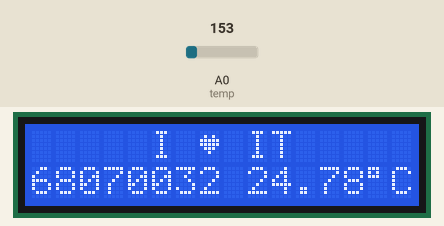
This sketch was run on a simulated Arduino Uno, built with avr-gcc and run on an emulated ATmega328P. Parts: 16×2 character LCD. The test bench sets the inputs (shaded band); at power-on: A0 (temp) = 153.

Above: at 1.2 s.
1.3 s: A0 (temp) set to 133
At 2.8 s:
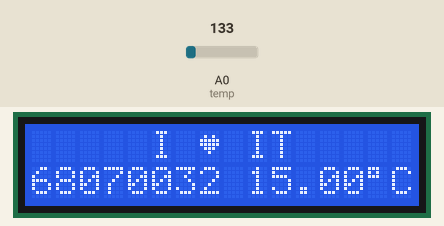
3.1 s: A0 (temp) set to 116
At 4.3 s:
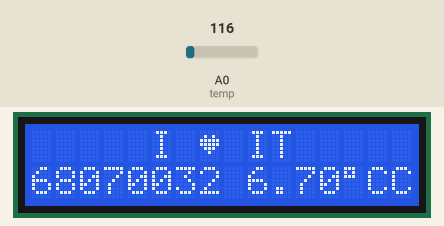
4.6 s: A0 (temp) set to 165
At 6.2 s:
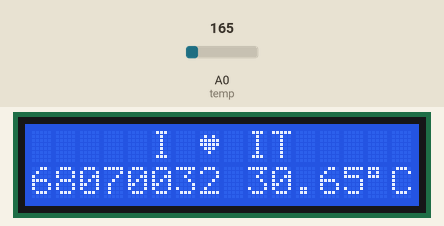
Timing chart, 0 to 7.7 s (numbered marks = the images above; inputs shaded):
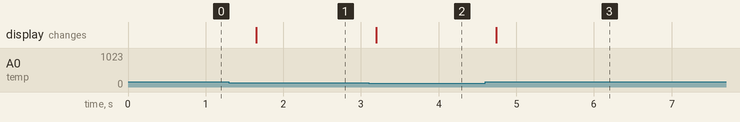

Measured:
- the behaviour switches between 123 and 122 on A0 (temp) (found by bisection; images 1 and 2)
- after the input at 1.3 s, the display: changes after 0.35 s (image 1)
- after the input at 3.1 s, the display: changes after 0.10 s (image 2)
- after the input at 4.6 s, the display: changes after 0.14 s (image 3)

The sketch:

IT.ino
```cpp
#include <LiquidCrystal_I2C.h>
//
LiquidCrystal_I2C lcd(0x27, 16, 2);

const int  temp = A0;

byte heart[8] = {
  B00000,
  B01010,
  B11111,
  B11111,
  B01110,
  B00100,
  B00000,
  B00000
};

byte degree[8] = {
  B11100,
  B10100,
  B11100,
  B00000,
  B00000,
  B00000,
  B00000,
  B00000
};

void setup()
{
  lcd.init();
  lcd.backlight();

  lcd.createChar(0, heart);
  lcd.createChar(1, degree);

  lcd.setCursor(5, 0);
  lcd.print("I ");
  lcd.write(byte(0));
  lcd.print(" IT");
}

void loop()
{
  int val = analogRead(temp);
  float voltage = (val * 5.0) / 1023.0;
  float tempC = (voltage - 0.5) * 100.0;

  lcd.setCursor(0, 1);
  lcd.print("68070032 ");
  lcd.print(tempC, 2);
  lcd.write(byte(1));
  lcd.print("C");

  delay(500);
}
```
